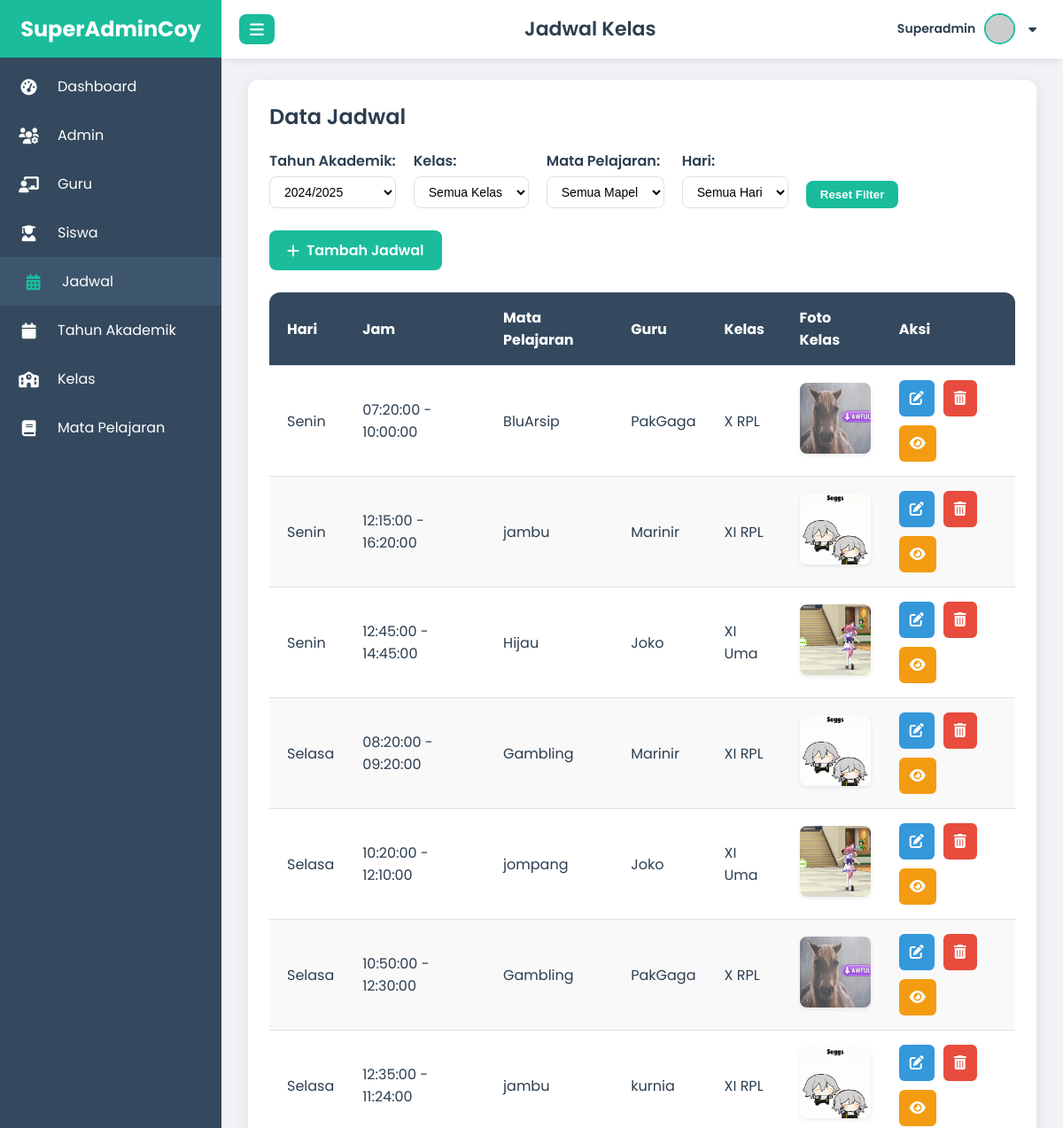
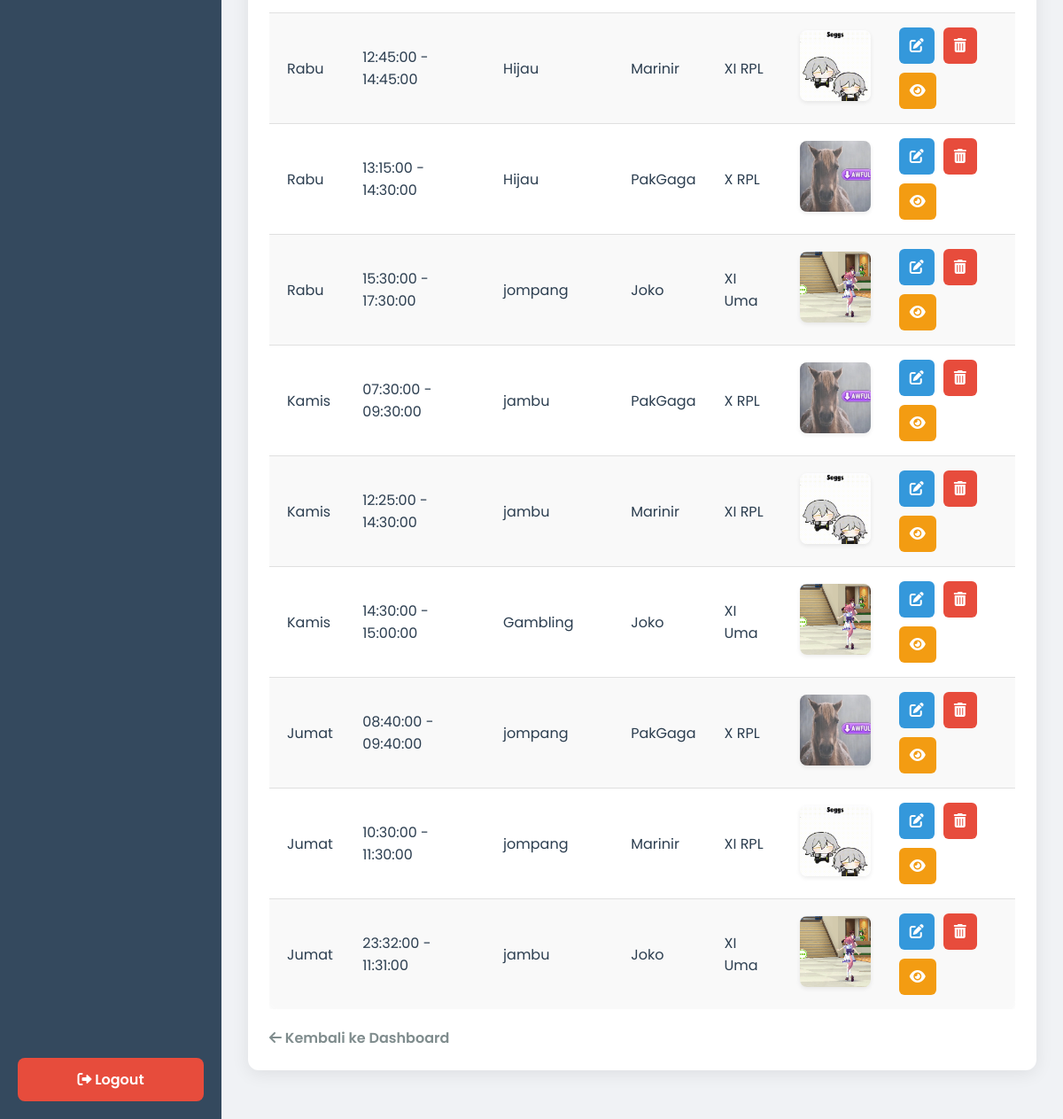
/superadmin/jadwal/index.php (signed in), run on the app's committed database (2 pictures, top to bottom).
### tables this page shows
CREATE TABLE `jadwal` (
  `id` int(11) NOT NULL,
  `class_id` int(11) DEFAULT NULL,
  `hari` varchar(20) DEFAULT NULL,
  `jam_mulai` time DEFAULT NULL,
  `jam_selesai` time DEFAULT NULL,
  `mata_pelajaran` varchar(100) DEFAULT NULL,
  `teacher_id` int(11) DEFAULT NULL,
  `id_mapel` int(11) DEFAULT NULL
);

CREATE TABLE `guru` (
  `id` int(11) NOT NULL,
  `nip` varchar(30) DEFAULT NULL,
  `name` varchar(100) DEFAULT NULL,
  `gender` enum('laki-laki','Perempuan') DEFAULT NULL,
  `email` varchar(100) DEFAULT NULL,
  `pass` varchar(255) DEFAULT NULL,
  `dob` date DEFAULT NULL,
  `no_hp` varchar(20) DEFAULT NULL,
  `photo` varchar(100) NOT NULL,
  `alamat` text DEFAULT NULL,
  `mapel` varchar(100) DEFAULT NULL,
  `admission_date` timestamp NOT NULL DEFAULT current_timestamp()
);

CREATE TABLE `class` (
  `id` int(11) NOT NULL,
  `nama_kelas` varchar(50) NOT NULL,
  `teacher_id` int(11) NOT NULL,
  `photo` varchar(255) NOT NULL,
  `tahun_ajaran` varchar(20) NOT NULL,
  `deskripsi` text NOT NULL,
  `id_tahun_akademik` int(11) DEFAULT NULL
);

### superadmin/jadwal/index.php (the view, shortened to what this page needs)
<?php
require '../../koneksi.php';
$superadmin_name = htmlspecialchars($_SESSION['superadmin_name'] ?? 'SuperAdmin');
$superadmin_photo = 'https://placehold.co/40x40/cccccc/333333?text=SA';
$stmt_tahun_akademik = $pdo->query("SELECT id, nama_tahun FROM tahun_akademik ORDER BY nama_tahun DESC");
$tahun_akademik_options = $stmt_tahun_akademik->fetchAll(PDO::FETCH_ASSOC);
$selected_tahun_akademik_id = $_GET['tahun_akademik_id'] ?? null;
if ($selected_tahun_akademik_id === null) {
    $stmt_active_tahun = $pdo->query("SELECT id FROM tahun_akademik WHERE is_active = 1 LIMIT 1");
    $active_tahun = $stmt_active_tahun->fetch(PDO::FETCH_ASSOC);
    $selected_tahun_akademik_id = $active_tahun['id'] ?? ($tahun_akademik_options[0]['id'] ?? null);
}
if ($selected_tahun_akademik_id === null) {
    $error = "Tidak ada Tahun Akademik yang ditemukan atau diatur aktif.";
    $selected_tahun_akademik_id = 0;
} else {
    $selected_tahun_akademik_id = (int)$selected_tahun_akademik_id;
}
$query = "
        SELECT
            jadwal.*,
            guru.name AS nama_guru,
            class.nama_kelas,
            class.photo,
            tahun_akademik.nama_tahun
        FROM jadwal
        JOIN guru ON jadwal.teacher_id = guru.id
        JOIN class ON jadwal.class_id = class.id
        JOIN mapel ON jadwal.id_mapel = mapel.id
        JOIN tahun_akademik ON class.id_tahun_akademik = tahun_akademik.id
        WHERE tahun_akademik.id = ?
        ORDER BY FIELD(jadwal.hari, 'Senin', 'Selasa', 'Rabu', 'Kamis', 'Jumat', 'Sabtu', 'Minggu'), jadwal.jam_mulai ASC
    ";
$stmt = $pdo->prepare($query);
$stmt->execute([$selected_tahun_akademik_id]);
$jadwal_list = $stmt->fetchAll(PDO::FETCH_ASSOC);
?>
<!DOCTYPE html>
<html lang="id">
<head>
    <link href="https://cdnjs.cloudflare.com/ajax/libs/font-awesome/6.0.0-beta3/css/all.min.css" rel="stylesheet">
</head>
<body>
    <div class="sidebar" id="sidebar">
        <div class="logo"><span>SuperAdminCoy</span></div>
        <nav>
            <a href="../dashboard_superadmin.php">
                <i class="fas fa-tachometer-alt"></i>
                <span>Dashboard</span>
            </a>
            <a href="../admin/index.php">
                <i class="fas fa-users-cog"></i>
                <span>Admin</span>
            </a>
            <a href="../guru/index.php">
                <i class="fas fa-chalkboard-teacher"></i>
                <span>Guru</span>
            </a>
            <a href="../siswa/index.php">
                <i class="fas fa-user-graduate"></i>
                <span>Siswa</span>
            </a>
            <a href="index.php">
                <i class="fas fa-calendar-alt"></i>
                <span>Jadwal</span>
            </a>
            <a href="../Tahun_Akademik/index.php">
                <i class="fas fa-calendar"></i>
                <span>Tahun Akademik</span>
            </a>
            <a href="../kelas/index.php">
                <i class="fas fa-school"></i>
                <span>Kelas</span>
            </a>
            <a href="../mapel/index.php">
                <i class="fas fa-book"></i>
                <span>Mata Pelajaran</span>
            </a>
        </nav>
        <div class="logout-button-container">
            <a onclick="showLogoutConfirm(event)" id="logoutButtonSidebar">
                <i class="fas fa-sign-out-alt"></i>
                <span>Logout</span>
            </a>
        </div>
    </div>
    <div class="header" id="header">
        <button class="toggle-btn" onclick="toggleSidebar()">
            <i class="fas fa-bars"></i>
        </button>
        <h1>Jadwal Kelas</h1>
        <div class="user-info" id="userInfoDropdown">
            <span><?= $superadmin_name ?></span>
            <img src="<?= $superadmin_photo ?>" alt="User Avatar"
                loading="lazy"
                onerror="this.onerror=null;this.src='https://placehold.co/40x40/cccccc/333333?text=SA';"
            >
            <i class="fas fa-caret-down"></i>
        </div>
    </div>
    <div class="content" id="mainContent">
        <div class="card">
            <h2>Data Jadwal</h2>
            <div class="filter-container">
                <div class="filter-group">
                    <label for="filter-tahun-akademik">Tahun Akademik:</label>
                    <select id="filter-tahun-akademik" onchange="applyTahunAkademikFilter()">
                        <?php if (empty($tahun_akademik_options)): ?>
                            <option value="">Tidak ada Tahun Akademik</option>
                        <?php else: ?>
                            <?php foreach ($tahun_akademik_options as $ta_option): ?>
                                <option value="<?php echo htmlspecialchars($ta_option['id']); ?>"
                                    <?php echo ($ta_option['id'] == $selected_tahun_akademik_id) ? 'selected' : ''; ?>>
                                    <?php echo htmlspecialchars($ta_option['nama_tahun']); ?>
                                </option>
                            <?php endforeach; ?>
                        <?php endif; ?>
                    </select>
                </div>
                <div class="filter-group">
                    <label for="filter-kelas">Kelas:</label>
                    <select id="filter-kelas">
                        <option value="all">Semua Kelas</option>
                    </select>
                </div>
                <div class="filter-group">
                    <label for="filter-mapel">Mata Pelajaran:</label>
                    <select id="filter-mapel">
                        <option value="all">Semua Mapel</option>
                    </select>
                </div>
                <div class="filter-group">
                    <label for="filter-hari">Hari:</label>
                    <select id="filter-hari">
                        <option value="all">Semua Hari</option>
                    </select>
                </div>
                <div class="filter-group">
                    <button id="reset-filter-btn">Reset Filter</button>
                </div>
            </div>
            <a href="#" onclick="openModal()" class="add-link">
                <i class="fas fa-plus"></i> Tambah Jadwal
            </a>
            <div class="table-container">
                <table class="schedule-table">
                    <thead>
                        <tr>
                            <th>Hari</th>
                            <th>Jam</th>
                            <th>Mata Pelajaran</th>
                            <th>Guru</th>
                            <th>Kelas</th>
                            <th>Foto Kelas</th>
                            <th>Aksi</th>
                        </tr>
                    </thead>
                    <tbody>
                        <?php if (empty($jadwal_list)): ?>
                            <tr>
                                <td colspan="7" style="text-align: center;">Tidak ada jadwal untuk tahun akademik ini.</td>
                            </tr>
                        <?php else: ?>
                            <?php foreach ($jadwal_list as $row) : ?>
                                <tr data-hari="<?= htmlspecialchars($row['hari']) ?>" data-kelas="<?= htmlspecialchars($row['nama_kelas']) ?>" data-mapel="<?= htmlspecialchars($row['mata_pelajaran']) ?>">
                                    <td><?= htmlspecialchars($row['hari']) ?></td>
                                    <td><?= htmlspecialchars($row['jam_mulai']) ?> - <?= htmlspecialchars($row['jam_selesai']) ?></td>
                                    <td><?= htmlspecialchars($row['mata_pelajaran']) ?></td>
                                    <td><?= htmlspecialchars($row['nama_guru']) ?></td>
                                    <td><?= htmlspecialchars($row['nama_kelas']) ?></td>
                                    <td>
                                        <?php if (!empty($row['photo'])) : ?>
                                            <img src="../../uploads/kelas/<?= htmlspecialchars($row['photo']) ?>" alt="Foto Kelas"
                                                loading="lazy"
                                                onerror="this.onerror=null;this.src='https://placehold.co/100x80/cccccc/333333?text=NO+IMG';"
                                            >
                                        <?php endif; ?>
                                    </td>
                                    <td>
                                        <div class="action-links">
                                            <a href="#" onclick="openEditModal(<?= htmlspecialchars(json_encode($row)) ?>)" class="action-link edit" title="Edit">
                                                <i class="fas fa-edit"></i>
                                            </a>
                                            <a href="#" onclick="handleDeleteClick(event, '<?= $row['id'] ?>')" class="action-link delete" title="Hapus">
                                                <i class="fas fa-trash-alt"></i>
                                            </a>
                                            <a href="pertemuan.php?id_jadwal=<?= $row['id'] ?>" class="action-link view" title="Lihat Pertemuan">
                                                <i class="fas fa-eye"></i>
                                            </a>
                                        </div>
                                    </td>
                                </tr>
                            <?php endforeach; ?>
                        <?php endif; ?>
                    </tbody>
                </table>
            </div>
            <a href="../dashboard_superadmin.php" class="back-link">
                <i class="fas fa-arrow-left"></i> Kembali ke Dashboard
            </a>
        </div>
    </div>
</body>
</html>

### data on the page
jadwal: hari "Senin", jam_mulai "07:20:00", jam_selesai "10:00:00", mata_pelajaran "BluArsip", teacher.name "PakGaga", class.nama_kelas "X RPL", class.photo (picture)
jadwal: hari "Senin", jam_mulai "12:15:00", jam_selesai "16:20:00", mata_pelajaran "jambu", teacher.name "Marinir", class.nama_kelas "XI RPL", class.photo (picture)
jadwal: hari "Senin", jam_mulai "12:45:00", jam_selesai "14:45:00", mata_pelajaran "Hijau", teacher.name "Joko", class.nama_kelas "XI Uma", class.photo (picture)
jadwal: hari "Selasa", jam_mulai "08:20:00", jam_selesai "09:20:00", mata_pelajaran "Gambling", teacher.name "Marinir", class.nama_kelas "XI RPL", class.photo (picture)
jadwal: hari "Selasa", jam_mulai "10:20:00", jam_selesai "12:10:00", mata_pelajaran "jompang", teacher.name "Joko", class.nama_kelas "XI Uma", class.photo (picture)
jadwal: hari "Selasa", jam_mulai "10:50:00", jam_selesai "12:30:00", mata_pelajaran "Gambling", teacher.name "PakGaga", class.nama_kelas "X RPL", class.photo (picture)
jadwal: hari "Selasa", jam_mulai "12:35:00", jam_selesai "11:24:00", mata_pelajaran "jambu", teacher.name "kurnia", class.nama_kelas "XI RPL", class.photo (picture)
jadwal: hari "Rabu", jam_mulai "12:45:00", jam_selesai "14:45:00", mata_pelajaran "Hijau", teacher.name "Marinir", class.nama_kelas "XI RPL", class.photo (picture)
jadwal: hari "Rabu", jam_mulai "13:15:00", jam_selesai "14:30:00", mata_pelajaran "Hijau", teacher.name "PakGaga", class.nama_kelas "X RPL", class.photo (picture)
jadwal: hari "Rabu", jam_mulai "15:30:00", jam_selesai "17:30:00", mata_pelajaran "jompang", teacher.name "Joko", class.nama_kelas "XI Uma", class.photo (picture)
jadwal: hari "Kamis", jam_mulai "07:30:00", jam_selesai "09:30:00", mata_pelajaran "jambu", teacher.name "PakGaga", class.nama_kelas "X RPL", class.photo (picture)
jadwal: hari "Kamis", jam_mulai "12:25:00", jam_selesai "14:30:00", mata_pelajaran "jambu", teacher.name "Marinir", class.nama_kelas "XI RPL", class.photo (picture)
jadwal: hari "Kamis", jam_mulai "14:30:00", jam_selesai "15:00:00", mata_pelajaran "Gambling", teacher.name "Joko", class.nama_kelas "XI Uma", class.photo (picture)
jadwal: hari "Jumat", jam_mulai "08:40:00", jam_selesai "09:40:00", mata_pelajaran "jompang", teacher.name "PakGaga", class.nama_kelas "X RPL", class.photo (picture)
jadwal: hari "Jumat", jam_mulai "10:30:00", jam_selesai "11:30:00", mata_pelajaran "jompang", teacher.name "Marinir", class.nama_kelas "XI RPL", class.photo (picture)
jadwal: hari "Jumat", jam_mulai "23:32:00", jam_selesai "11:31:00", mata_pelajaran "jambu", teacher.name "Joko", class.nama_kelas "XI Uma", class.photo (picture)

### other printed values
$superadmin_name "Superadmin"
form field value "2024/2025"
